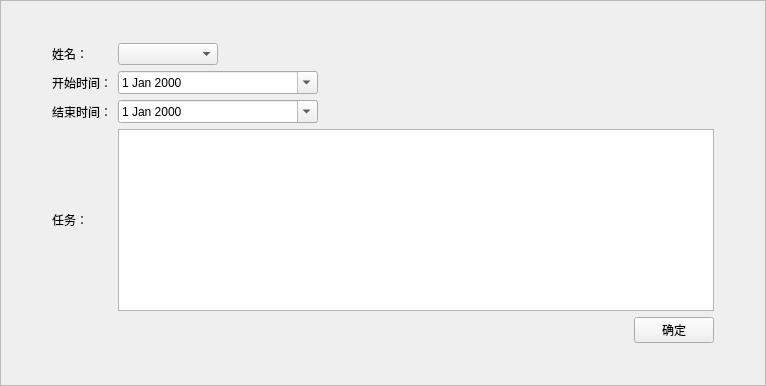
<?xml version="1.0" encoding="UTF-8"?>
<ui version="4.0">
 <class>Task</class>
 <widget class="QFrame" name="Task">
  <property name="geometry">
   <rect>
    <x>0</x>
    <y>0</y>
    <width>766</width>
    <height>386</height>
   </rect>
  </property>
  <property name="windowTitle">
   <string>Frame</string>
  </property>
  <property name="frameShape">
   <enum>QFrame::StyledPanel</enum>
  </property>
  <property name="frameShadow">
   <enum>QFrame::Raised</enum>
  </property>
  <layout class="QGridLayout" name="gridLayout_2">
   <item row="1" column="0">
    <spacer name="horizontalSpacer_2">
     <property name="orientation">
      <enum>Qt::Horizontal</enum>
     </property>
     <property name="sizeType">
      <enum>QSizePolicy::Fixed</enum>
     </property>
     <property name="sizeHint" stdset="0">
      <size>
       <width>40</width>
       <height>20</height>
      </size>
     </property>
    </spacer>
   </item>
   <item row="1" column="2">
    <spacer name="horizontalSpacer_3">
     <property name="orientation">
      <enum>Qt::Horizontal</enum>
     </property>
     <property name="sizeType">
      <enum>QSizePolicy::Fixed</enum>
     </property>
     <property name="sizeHint" stdset="0">
      <size>
       <width>40</width>
       <height>20</height>
      </size>
     </property>
    </spacer>
   </item>
   <item row="1" column="1">
    <layout class="QGridLayout" name="gridLayout">
     <item row="4" column="1">
      <layout class="QHBoxLayout" name="horizontalLayout">
       <item>
        <spacer name="horizontalSpacer">
         <property name="orientation">
          <enum>Qt::Horizontal</enum>
         </property>
         <property name="sizeHint" stdset="0">
          <size>
           <width>40</width>
           <height>20</height>
          </size>
         </property>
        </spacer>
       </item>
       <item>
        <widget class="QPushButton" name="pushButton">
         <property name="text">
          <string>确定</string>
         </property>
        </widget>
       </item>
      </layout>
     </item>
     <item row="0" column="0">
      <widget class="QLabel" name="label">
       <property name="text">
        <string>姓名：</string>
       </property>
      </widget>
     </item>
     <item row="2" column="0">
      <widget class="QLabel" name="label_3">
       <property name="text">
        <string>结束时间：</string>
       </property>
      </widget>
     </item>
     <item row="1" column="0">
      <widget class="QLabel" name="label_2">
       <property name="text">
        <string>开始时间：</string>
       </property>
      </widget>
     </item>
     <item row="1" column="1">
      <widget class="QDateEdit" name="dateEdit_start">
       <property name="maximumSize">
        <size>
         <width>200</width>
         <height>16777215</height>
        </size>
       </property>
       <property name="calendarPopup">
        <bool>true</bool>
       </property>
      </widget>
     </item>
     <item row="3" column="0">
      <widget class="QLabel" name="label_4">
       <property name="text">
        <string>任务：</string>
       </property>
      </widget>
     </item>
     <item row="2" column="1">
      <widget class="QDateEdit" name="dateEdit_end">
       <property name="maximumSize">
        <size>
         <width>200</width>
         <height>16777215</height>
        </size>
       </property>
       <property name="calendarPopup">
        <bool>true</bool>
       </property>
      </widget>
     </item>
     <item row="3" column="1">
      <widget class="QTextEdit" name="textEdit"/>
     </item>
     <item row="0" column="1">
      <widget class="QComboBox" name="comboBox">
       <property name="maximumSize">
        <size>
         <width>100</width>
         <height>16777215</height>
        </size>
       </property>
      </widget>
     </item>
    </layout>
   </item>
   <item row="0" column="1">
    <spacer name="verticalSpacer">
     <property name="orientation">
      <enum>Qt::Vertical</enum>
     </property>
     <property name="sizeHint" stdset="0">
      <size>
       <width>20</width>
       <height>40</height>
      </size>
     </property>
    </spacer>
   </item>
   <item row="2" column="1">
    <spacer name="verticalSpacer_2">
     <property name="orientation">
      <enum>Qt::Vertical</enum>
     </property>
     <property name="sizeHint" stdset="0">
      <size>
       <width>20</width>
       <height>40</height>
      </size>
     </property>
    </spacer>
   </item>
  </layout>
 </widget>
 <resources/>
 <connections/>
</ui>
